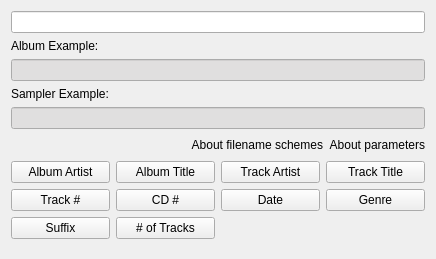
<?xml version="1.0" encoding="UTF-8"?>
<ui version="4.0">
 <class>PatternWizardWidgetUI</class>
 <widget class="QWidget" name="PatternWizardWidgetUI">
  <property name="geometry">
   <rect>
    <x>0</x>
    <y>0</y>
    <width>436</width>
    <height>259</height>
   </rect>
  </property>
  <layout class="QGridLayout" name="gridLayout">
   <item row="0" column="0" colspan="4">
    <widget class="KLineEdit" name="klineedit_pattern"/>
   </item>
   <item row="1" column="0">
    <widget class="QLabel" name="label_album_example">
     <property name="maximumSize">
      <size>
       <width>16777215</width>
       <height>21</height>
      </size>
     </property>
     <property name="text">
      <string>Album Example:</string>
     </property>
    </widget>
   </item>
   <item row="2" column="0" colspan="4">
    <widget class="KLineEdit" name="klineedit_album_example">
     <property name="enabled">
      <bool>true</bool>
     </property>
     <property name="palette">
      <palette>
       <active>
        <colorrole role="Base">
         <brush brushstyle="SolidPattern">
          <color alpha="255">
           <red>224</red>
           <green>223</green>
           <blue>223</blue>
          </color>
         </brush>
        </colorrole>
        <colorrole role="Highlight">
         <brush brushstyle="SolidPattern">
          <color alpha="255">
           <red>65</red>
           <green>139</green>
           <blue>212</blue>
          </color>
         </brush>
        </colorrole>
        <colorrole role="HighlightedText">
         <brush brushstyle="SolidPattern">
          <color alpha="255">
           <red>255</red>
           <green>255</green>
           <blue>255</blue>
          </color>
         </brush>
        </colorrole>
       </active>
       <inactive>
        <colorrole role="Base">
         <brush brushstyle="SolidPattern">
          <color alpha="255">
           <red>224</red>
           <green>223</green>
           <blue>223</blue>
          </color>
         </brush>
        </colorrole>
        <colorrole role="Highlight">
         <brush brushstyle="SolidPattern">
          <color alpha="255">
           <red>65</red>
           <green>139</green>
           <blue>212</blue>
          </color>
         </brush>
        </colorrole>
        <colorrole role="HighlightedText">
         <brush brushstyle="SolidPattern">
          <color alpha="255">
           <red>255</red>
           <green>255</green>
           <blue>255</blue>
          </color>
         </brush>
        </colorrole>
       </inactive>
       <disabled>
        <colorrole role="Base">
         <brush brushstyle="SolidPattern">
          <color alpha="255">
           <red>244</red>
           <green>244</green>
           <blue>244</blue>
          </color>
         </brush>
        </colorrole>
        <colorrole role="Highlight">
         <brush brushstyle="SolidPattern">
          <color alpha="255">
           <red>65</red>
           <green>139</green>
           <blue>212</blue>
          </color>
         </brush>
        </colorrole>
        <colorrole role="HighlightedText">
         <brush brushstyle="SolidPattern">
          <color alpha="255">
           <red>255</red>
           <green>255</green>
           <blue>255</blue>
          </color>
         </brush>
        </colorrole>
       </disabled>
      </palette>
     </property>
     <property name="readOnly">
      <bool>true</bool>
     </property>
    </widget>
   </item>
   <item row="3" column="0">
    <widget class="QLabel" name="label_sampler_example">
     <property name="maximumSize">
      <size>
       <width>16777215</width>
       <height>21</height>
      </size>
     </property>
     <property name="text">
      <string>Sampler Example:</string>
     </property>
    </widget>
   </item>
   <item row="4" column="0" colspan="4">
    <widget class="KLineEdit" name="klineedit_sampler_example">
     <property name="enabled">
      <bool>true</bool>
     </property>
     <property name="palette">
      <palette>
       <active>
        <colorrole role="Base">
         <brush brushstyle="SolidPattern">
          <color alpha="255">
           <red>224</red>
           <green>223</green>
           <blue>223</blue>
          </color>
         </brush>
        </colorrole>
        <colorrole role="Highlight">
         <brush brushstyle="SolidPattern">
          <color alpha="255">
           <red>65</red>
           <green>139</green>
           <blue>212</blue>
          </color>
         </brush>
        </colorrole>
        <colorrole role="HighlightedText">
         <brush brushstyle="SolidPattern">
          <color alpha="255">
           <red>255</red>
           <green>255</green>
           <blue>255</blue>
          </color>
         </brush>
        </colorrole>
       </active>
       <inactive>
        <colorrole role="Base">
         <brush brushstyle="SolidPattern">
          <color alpha="255">
           <red>224</red>
           <green>223</green>
           <blue>223</blue>
          </color>
         </brush>
        </colorrole>
        <colorrole role="Highlight">
         <brush brushstyle="SolidPattern">
          <color alpha="255">
           <red>65</red>
           <green>139</green>
           <blue>212</blue>
          </color>
         </brush>
        </colorrole>
        <colorrole role="HighlightedText">
         <brush brushstyle="SolidPattern">
          <color alpha="255">
           <red>255</red>
           <green>255</green>
           <blue>255</blue>
          </color>
         </brush>
        </colorrole>
       </inactive>
       <disabled>
        <colorrole role="Base">
         <brush brushstyle="SolidPattern">
          <color alpha="255">
           <red>244</red>
           <green>244</green>
           <blue>244</blue>
          </color>
         </brush>
        </colorrole>
        <colorrole role="Highlight">
         <brush brushstyle="SolidPattern">
          <color alpha="255">
           <red>65</red>
           <green>139</green>
           <blue>212</blue>
          </color>
         </brush>
        </colorrole>
        <colorrole role="HighlightedText">
         <brush brushstyle="SolidPattern">
          <color alpha="255">
           <red>255</red>
           <green>255</green>
           <blue>255</blue>
          </color>
         </brush>
        </colorrole>
       </disabled>
      </palette>
     </property>
     <property name="readOnly">
      <bool>true</bool>
     </property>
    </widget>
   </item>
   <item row="5" column="0" colspan="4">
    <layout class="QHBoxLayout" name="horizontalLayout">
     <item>
      <spacer name="horizontalSpacer">
       <property name="orientation">
        <enum>Qt::Horizontal</enum>
       </property>
       <property name="sizeHint" stdset="0">
        <size>
         <width>40</width>
         <height>20</height>
        </size>
       </property>
      </spacer>
     </item>
     <item>
      <widget class="KUrlLabel" name="kurllabel_aboutfilenameschemes">
       <property name="text">
        <string>About filename schemes</string>
       </property>
       <property name="alignment">
        <set>Qt::AlignRight|Qt::AlignTrailing|Qt::AlignVCenter</set>
       </property>
      </widget>
     </item>
     <item>
      <widget class="KUrlLabel" name="kurllabel_aboutparameters">
       <property name="text">
        <string>About parameters</string>
       </property>
       <property name="alignment">
        <set>Qt::AlignRight|Qt::AlignTrailing|Qt::AlignVCenter</set>
       </property>
      </widget>
     </item>
    </layout>
   </item>
   <item row="6" column="0">
    <widget class="QPushButton" name="kpushbutton_albumartist">
     <property name="minimumSize">
      <size>
       <width>0</width>
       <height>0</height>
      </size>
     </property>
     <property name="maximumSize">
      <size>
       <width>16777215</width>
       <height>16777215</height>
      </size>
     </property>
     <property name="toolTip">
      <string/>
     </property>
     <property name="text">
      <string>Album Artist</string>
     </property>
    </widget>
   </item>
   <item row="6" column="1">
    <widget class="QPushButton" name="kpushbutton_albumtitle">
     <property name="minimumSize">
      <size>
       <width>0</width>
       <height>0</height>
      </size>
     </property>
     <property name="maximumSize">
      <size>
       <width>16777215</width>
       <height>16777215</height>
      </size>
     </property>
     <property name="toolTip">
      <string/>
     </property>
     <property name="text">
      <string>Album Title</string>
     </property>
    </widget>
   </item>
   <item row="6" column="2">
    <widget class="QPushButton" name="kpushbutton_trackartist">
     <property name="minimumSize">
      <size>
       <width>0</width>
       <height>0</height>
      </size>
     </property>
     <property name="maximumSize">
      <size>
       <width>16777215</width>
       <height>16777215</height>
      </size>
     </property>
     <property name="toolTip">
      <string/>
     </property>
     <property name="text">
      <string>Track Artist</string>
     </property>
    </widget>
   </item>
   <item row="6" column="3">
    <widget class="QPushButton" name="kpushbutton_tracktitle">
     <property name="minimumSize">
      <size>
       <width>0</width>
       <height>0</height>
      </size>
     </property>
     <property name="maximumSize">
      <size>
       <width>16777215</width>
       <height>16777215</height>
      </size>
     </property>
     <property name="toolTip">
      <string/>
     </property>
     <property name="text">
      <string>Track Title</string>
     </property>
    </widget>
   </item>
   <item row="7" column="0">
    <widget class="QPushButton" name="kpushbutton_trackno">
     <property name="toolTip">
      <string/>
     </property>
     <property name="text">
      <string>Track #</string>
     </property>
    </widget>
   </item>
   <item row="7" column="1">
    <widget class="QPushButton" name="kpushbutton_cdno">
     <property name="toolTip">
      <string/>
     </property>
     <property name="text">
      <string>CD #</string>
     </property>
    </widget>
   </item>
   <item row="7" column="2">
    <widget class="QPushButton" name="kpushbutton_date">
     <property name="toolTip">
      <string/>
     </property>
     <property name="text">
      <string>Date</string>
     </property>
    </widget>
   </item>
   <item row="7" column="3">
    <widget class="QPushButton" name="kpushbutton_genre">
     <property name="toolTip">
      <string/>
     </property>
     <property name="text">
      <string>Genre</string>
     </property>
    </widget>
   </item>
   <item row="8" column="0">
    <widget class="QPushButton" name="kpushbutton_suffix">
     <property name="toolTip">
      <string/>
     </property>
     <property name="text">
      <string>Suffix</string>
     </property>
    </widget>
   </item>
   <item row="9" column="1" colspan="2">
    <spacer name="verticalSpacer">
     <property name="orientation">
      <enum>Qt::Vertical</enum>
     </property>
     <property name="sizeHint" stdset="0">
      <size>
       <width>20</width>
       <height>0</height>
      </size>
     </property>
    </spacer>
   </item>
   <item row="8" column="1">
    <widget class="QPushButton" name="kpushbutton_nooftracks">
     <property name="text">
      <string># of Tracks</string>
     </property>
    </widget>
   </item>
  </layout>
 </widget>
 <customwidgets>
  <customwidget>
   <class>KLineEdit</class>
   <extends>QLineEdit</extends>
   <header>klineedit.h</header>
  </customwidget>
  <customwidget>
   <class>KUrlLabel</class>
   <extends>QLabel</extends>
   <header>kurllabel.h</header>
  </customwidget>
 </customwidgets>
 <resources/>
 <connections/>
</ui>
